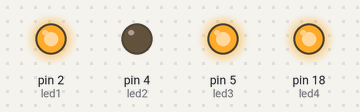
Recording of a sketch running on a simulated Arduino Uno, built with avr-gcc and run on an emulated ATmega328P. Parts: output pins drawn as LEDs (lit = HIGH).

Above: at 3.0 s.
At 8.5 s:
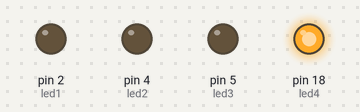
At 13.6 s:
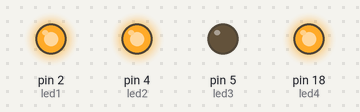
At 18.6 s:
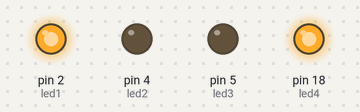
Timing chart, 0 to 23.1 s (numbered marks = the images above):
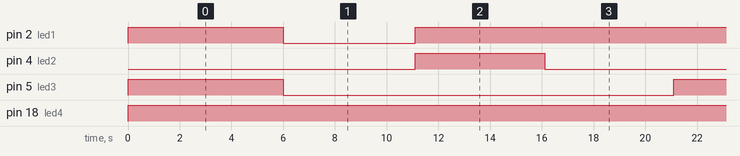

The sketch:

4Leds-4sequences.ino
```cpp
/**********************************************************************************************************************
************************************4 LEDS , 4 sequences******************************************
**********************************************************************************************************************/

// Define LED pins
const int led1 = 2;
const int led2 = 4;
const int led3 = 5;
const int led4 = 18;


int patternNumber = 0; //current pattern (0-3 patterns)
unsigned long patternDuration = 5000; // Each pattern runs for 5 seconds
unsigned long startTime = 0;  // When current pattern started


void setup()
{
  // Set all LED pins as outputs
  pinMode(led1, OUTPUT);
  pinMode(led2, OUTPUT);
  pinMode(led3, OUTPUT);
  pinMode(led4, OUTPUT);

  // Initialize timer
  startTime = millis();
}

void loop() {

  // Check if it's time to change patterns
  if (millis() - startTime > patternDuration) {
    // Move to next pattern
    patternNumber = (patternNumber + 1) % 4;
    startTime = millis();

    // Pause between patterns
    delay(1000);
  }

  // Execute the current pattern
  if (patternNumber == 0) {
    // Pattern 1: First LED pattern
    digitalWrite(led1, HIGH);
    digitalWrite(led2, LOW);
    digitalWrite(led3, HIGH);
    digitalWrite(led4, HIGH);
  }
  else if (patternNumber == 1) {
    // Pattern 2: Second LED pattern
    digitalWrite(led1, LOW);
    digitalWrite(led2, LOW);
    digitalWrite(led3, LOW);
    digitalWrite(led4, HIGH);
  }
  else if (patternNumber == 2) {
    // Pattern 3: Third LED pattern
    digitalWrite(led1, HIGH);
    digitalWrite(led2, HIGH);
    digitalWrite(led3, LOW);
    digitalWrite(led4, HIGH);
  }
  else if (patternNumber == 3) {
    // Pattern 4: Fourth LED pattern
    digitalWrite(led1, HIGH);
    digitalWrite(led2, LOW);
    digitalWrite(led3, LOW);
    digitalWrite(led4, HIGH);
  }

  delay(100);}
```

Measured:
- by itself, pin 2 (led1): repeats every 20.2 s: LOW 5.1 s, HIGH 15.1 s
- by itself, pin 4 (led2): alternates HIGH for 5.0 s and LOW for 15.1 s
- by itself, pin 5 (led3): repeats every 20.2 s: LOW 15.1 s, HIGH 5.1 s
- by itself, pin 18 (led4): LOW → HIGH at 0.00 s
